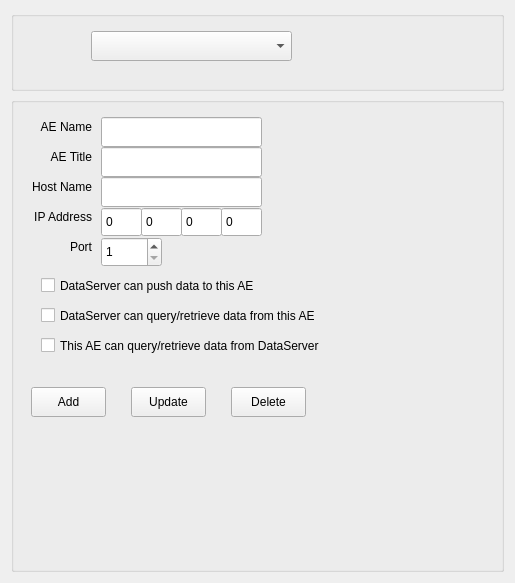
<?xml version="1.0" encoding="UTF-8"?>
<ui version="4.0">
 <class>AEItem</class>
 <widget class="QWidget" name="AEItem">
  <property name="geometry">
   <rect>
    <x>0</x>
    <y>0</y>
    <width>515</width>
    <height>583</height>
   </rect>
  </property>
  <property name="windowTitle">
   <string>Form</string>
  </property>
  <layout class="QVBoxLayout" name="verticalLayout">
   <item>
    <widget class="QGroupBox" name="groupBox">
     <property name="minimumSize">
      <size>
       <width>0</width>
       <height>80</height>
      </size>
     </property>
     <property name="maximumSize">
      <size>
       <width>16777215</width>
       <height>80</height>
      </size>
     </property>
     <property name="title">
      <string/>
     </property>
     <widget class="QComboBox" name="comboBox">
      <property name="geometry">
       <rect>
        <x>80</x>
        <y>20</y>
        <width>201</width>
        <height>30</height>
       </rect>
      </property>
     </widget>
    </widget>
   </item>
   <item>
    <widget class="QGroupBox" name="groupBox_2">
     <property name="title">
      <string/>
     </property>
     <widget class="QLabel" name="label">
      <property name="geometry">
       <rect>
        <x>20</x>
        <y>20</y>
        <width>61</width>
        <height>20</height>
       </rect>
      </property>
      <property name="text">
       <string>AE Name</string>
      </property>
      <property name="alignment">
       <set>Qt::AlignRight|Qt::AlignTrailing|Qt::AlignVCenter</set>
      </property>
     </widget>
     <widget class="QLineEdit" name="lEAEName">
      <property name="geometry">
       <rect>
        <x>90</x>
        <y>20</y>
        <width>161</width>
        <height>30</height>
       </rect>
      </property>
     </widget>
     <widget class="QLabel" name="label_2">
      <property name="geometry">
       <rect>
        <x>20</x>
        <y>50</y>
        <width>61</width>
        <height>20</height>
       </rect>
      </property>
      <property name="text">
       <string>AE Title</string>
      </property>
      <property name="alignment">
       <set>Qt::AlignRight|Qt::AlignTrailing|Qt::AlignVCenter</set>
      </property>
     </widget>
     <widget class="QLineEdit" name="lEAETile">
      <property name="geometry">
       <rect>
        <x>90</x>
        <y>50</y>
        <width>161</width>
        <height>30</height>
       </rect>
      </property>
     </widget>
     <widget class="QLabel" name="label_3">
      <property name="geometry">
       <rect>
        <x>20</x>
        <y>80</y>
        <width>61</width>
        <height>20</height>
       </rect>
      </property>
      <property name="text">
       <string>Host Name</string>
      </property>
      <property name="alignment">
       <set>Qt::AlignRight|Qt::AlignTrailing|Qt::AlignVCenter</set>
      </property>
     </widget>
     <widget class="QLineEdit" name="lEHostName">
      <property name="geometry">
       <rect>
        <x>90</x>
        <y>80</y>
        <width>161</width>
        <height>30</height>
       </rect>
      </property>
     </widget>
     <widget class="QLabel" name="label_4">
      <property name="geometry">
       <rect>
        <x>20</x>
        <y>110</y>
        <width>61</width>
        <height>20</height>
       </rect>
      </property>
      <property name="text">
       <string>IP Address</string>
      </property>
      <property name="alignment">
       <set>Qt::AlignRight|Qt::AlignTrailing|Qt::AlignVCenter</set>
      </property>
     </widget>
     <widget class="QLabel" name="label_5">
      <property name="geometry">
       <rect>
        <x>30</x>
        <y>140</y>
        <width>51</width>
        <height>20</height>
       </rect>
      </property>
      <property name="text">
       <string>Port</string>
      </property>
      <property name="alignment">
       <set>Qt::AlignRight|Qt::AlignTrailing|Qt::AlignVCenter</set>
      </property>
     </widget>
     <widget class="QCheckBox" name="chkPushData">
      <property name="geometry">
       <rect>
        <x>30</x>
        <y>180</y>
        <width>231</width>
        <height>17</height>
       </rect>
      </property>
      <property name="text">
       <string>DataServer can push data to this AE</string>
      </property>
     </widget>
     <widget class="QCheckBox" name="chkQRData">
      <property name="geometry">
       <rect>
        <x>30</x>
        <y>210</y>
        <width>351</width>
        <height>17</height>
       </rect>
      </property>
      <property name="text">
       <string>DataServer can query/retrieve data from this AE</string>
      </property>
     </widget>
     <widget class="QCheckBox" name="chkQRFromMe">
      <property name="geometry">
       <rect>
        <x>30</x>
        <y>240</y>
        <width>351</width>
        <height>17</height>
       </rect>
      </property>
      <property name="text">
       <string>This AE can query/retrieve data from DataServer </string>
      </property>
     </widget>
     <widget class="QSpinBox" name="sBPortNum">
      <property name="geometry">
       <rect>
        <x>90</x>
        <y>140</y>
        <width>61</width>
        <height>30</height>
       </rect>
      </property>
      <property name="minimum">
       <number>1</number>
      </property>
      <property name="maximum">
       <number>99999</number>
      </property>
     </widget>
     <widget class="QSpinBox" name="IpAddrs1">
      <property name="geometry">
       <rect>
        <x>90</x>
        <y>110</y>
        <width>41</width>
        <height>30</height>
       </rect>
      </property>
      <property name="buttonSymbols">
       <enum>QAbstractSpinBox::NoButtons</enum>
      </property>
      <property name="suffix">
       <string notr="true"/>
      </property>
      <property name="maximum">
       <number>255</number>
      </property>
     </widget>
     <widget class="QSpinBox" name="IpAddrs2">
      <property name="geometry">
       <rect>
        <x>130</x>
        <y>110</y>
        <width>41</width>
        <height>30</height>
       </rect>
      </property>
      <property name="buttonSymbols">
       <enum>QAbstractSpinBox::NoButtons</enum>
      </property>
      <property name="suffix">
       <string notr="true"/>
      </property>
      <property name="maximum">
       <number>255</number>
      </property>
     </widget>
     <widget class="QSpinBox" name="IpAddrs3">
      <property name="geometry">
       <rect>
        <x>170</x>
        <y>110</y>
        <width>41</width>
        <height>30</height>
       </rect>
      </property>
      <property name="buttonSymbols">
       <enum>QAbstractSpinBox::NoButtons</enum>
      </property>
      <property name="suffix">
       <string notr="true"/>
      </property>
      <property name="maximum">
       <number>255</number>
      </property>
     </widget>
     <widget class="QSpinBox" name="IpAddrs4">
      <property name="geometry">
       <rect>
        <x>210</x>
        <y>110</y>
        <width>41</width>
        <height>30</height>
       </rect>
      </property>
      <property name="buttonSymbols">
       <enum>QAbstractSpinBox::NoButtons</enum>
      </property>
      <property name="suffix">
       <string notr="true"/>
      </property>
      <property name="maximum">
       <number>255</number>
      </property>
     </widget>
     <widget class="QPushButton" name="pBAddItem">
      <property name="geometry">
       <rect>
        <x>20</x>
        <y>290</y>
        <width>75</width>
        <height>30</height>
       </rect>
      </property>
      <property name="text">
       <string>Add</string>
      </property>
     </widget>
     <widget class="QPushButton" name="pBUpdateItem">
      <property name="geometry">
       <rect>
        <x>120</x>
        <y>290</y>
        <width>75</width>
        <height>30</height>
       </rect>
      </property>
      <property name="text">
       <string>Update</string>
      </property>
     </widget>
     <widget class="QPushButton" name="pBDeleteItem">
      <property name="geometry">
       <rect>
        <x>220</x>
        <y>290</y>
        <width>75</width>
        <height>30</height>
       </rect>
      </property>
      <property name="text">
       <string>Delete</string>
      </property>
     </widget>
    </widget>
   </item>
  </layout>
 </widget>
 <resources/>
 <connections>
  <connection>
   <sender>pBAddItem</sender>
   <signal>clicked()</signal>
   <receiver>AEItem</receiver>
   <slot>onAddAEItem()</slot>
   <hints>
    <hint type="sourcelabel">
     <x>100</x>
     <y>427</y>
    </hint>
    <hint type="destinationlabel">
     <x>382</x>
     <y>5</y>
    </hint>
   </hints>
  </connection>
  <connection>
   <sender>pBUpdateItem</sender>
   <signal>clicked()</signal>
   <receiver>AEItem</receiver>
   <slot>onUpdateAEItem()</slot>
   <hints>
    <hint type="sourcelabel">
     <x>193</x>
     <y>427</y>
    </hint>
    <hint type="destinationlabel">
     <x>393</x>
     <y>5</y>
    </hint>
   </hints>
  </connection>
  <connection>
   <sender>pBDeleteItem</sender>
   <signal>clicked()</signal>
   <receiver>AEItem</receiver>
   <slot>onDeleteAEItem()</slot>
   <hints>
    <hint type="sourcelabel">
     <x>264</x>
     <y>427</y>
    </hint>
    <hint type="destinationlabel">
     <x>393</x>
     <y>61</y>
    </hint>
   </hints>
  </connection>
  <connection>
   <sender>comboBox</sender>
   <signal>currentIndexChanged(QString)</signal>
   <receiver>AEItem</receiver>
   <slot>onSelectAE(QString)</slot>
   <hints>
    <hint type="sourcelabel">
     <x>234</x>
     <y>51</y>
    </hint>
    <hint type="destinationlabel">
     <x>275</x>
     <y>0</y>
    </hint>
   </hints>
  </connection>
 </connections>
 <slots>
  <slot>onAddAEItem()</slot>
  <slot>onUpdateAEItem()</slot>
  <slot>onDeleteAEItem()</slot>
  <slot>onSelectAE(QString)</slot>
 </slots>
</ui>
